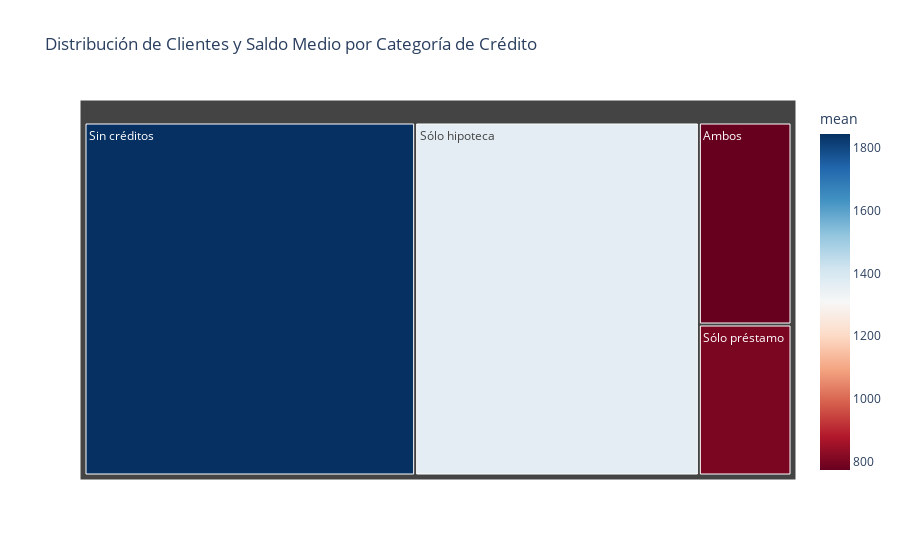

Source (notebook cell):
### Code cell
treemap_df = df.groupby("categoria_credito")["balance"].agg(["count", "mean", "sum"]).reset_index()
fig_treemap = px.treemap(treemap_df, 
                         path=["categoria_credito"], 
                         values="count", 
                         color="mean", 
                         color_continuous_scale="RdBu", 
                         title="Distribución de Clientes y Saldo Medio por Categoría de Crédito")
fig_treemap.show()

### Figure 1 — Plotly figure (JSON) as saved in the notebook; plotly's stock layout.template omitted (floating-point values rounded to 4 significant figures)
{"data": [{"branchvalues": "total", "customdata": [[1844.0], [1365.0], [801.5], [773.2]], "domain": {"x": [0, 1], "y": [0, 1]}, "hovertemplate": "labels=%{label}<br>count=%{value}<br>parent=%{parent}<br>id=%{id}<br>mean=%{color}<extra></extra>", "ids": ["Sin créditos", "Sólo hipoteca", "Sólo préstamo", "Ambos"], "labels": ["Sin créditos", "Sólo hipoteca", "Sólo préstamo", "Ambos"], "marker": {"coloraxis": "coloraxis", "colors": [1844.0, 1365.0, 801.5, 773.2]}, "name": "", "parents": ["", "", "", ""], "type": "treemap", "values": [7559, 6486, 906, 1212]}], "layout": {"coloraxis": {"colorbar": {"title": {"text": "mean"}}, "colorscale": [[0, "rgb(103,0,31)"], [0.1, "rgb(178,24,43)"], [0.2, "rgb(214,96,77)"], [0.3, "rgb(244,165,130)"], [0.4, "rgb(253,219,199)"], [0.5, "rgb(247,247,247)"], [0.6, "rgb(209,229,240)"], [0.7, "rgb(146,197,222)"], [0.8, "rgb(67,147,195)"], [0.9, "rgb(33,102,172)"], [1, "rgb(5,48,97)"]]}, "legend": {"tracegroupgap": 0}, "title": {"text": "Distribución de Clientes y Saldo Medio por Categoría de Crédito"}}}
